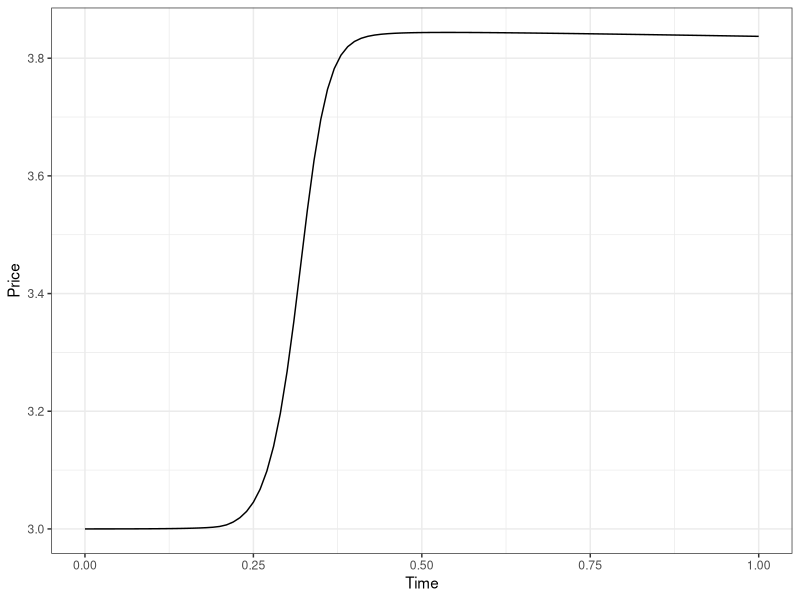

Write the R code that produced this figure. (Note: this script raises an error after producing the figure.)
library(deSolve)
library(ggplot2)
library(tidyverse)

# ============== TAKE ONE ==============

# These parameters are a bit arbitrary, besides b, which is the beta variable in 
# the Gintis paper. However, changing them had no effect on the round 1 results.
parameters <- c(a = 1,
                b = .98,
                c = 1,
                g = 1.1,
                s = 1)

# Similarly, these are arbitrary, just tried with some different initial values 
# to see what happened, including those around the equilibrium. Again, didn't 
# really change the fact that kappa just explodes at some step in 20-50. 
state <- c(p = 3,
           k = 40,
           d = 1,
           s = 1,
           w = 0.6,
           e = 0.9)

economy <- function(t, state, parameters){
  with(as.list(c(state, parameters)),{
  dp <- (1 - b)*(d/s - 1)
  print(dp)
  dk <- a*(w - g*e)
  print(dk)
  dd <- 3-p
  ds <- dp*k+dk*p
  print(d)
  print(s)
  dw <- d/s*(35 - k)
  de <- d/s*(k - 35)
  return(list(c(dp, dk, dd, ds, dw, de)))
})}

times <- seq(0, 1, by=0.01)

out <- ode(y = state, times = times, func = economy, parms = parameters)

# We see a huge explosion in kappa right at the end of the solver's runtime -- 
# no matter what initial conditions, 
tail(out)

# Plotting each variable as a function of time.
out %>%
  as_tibble() %>%
  ggplot(aes(x = time, y = p)) +
  geom_line() +
  theme_bw() + 
  labs(x = "Time", y = "Price")

out %>%
  as_tibble() %>%
  ggplot(aes(x = time, y = n)) +
  geom_line() +
  theme_bw() + 
  labs(x = "Time", y = "Firms")

out %>%
  as_tibble() %>%
  ggplot(aes(x = time, y = k)) +
  geom_line() +
  theme_bw() + 
  labs(x = "Time", y = "Employees")

out %>%
  as_tibble() %>%
  ggplot(aes(x = time, y = e)) +
  geom_line() +
  theme_bw() + 
  labs(x = "Time", y = "Effort")

out %>%
  as_tibble() %>%
  ggplot(aes(x = time, y = w)) +
  geom_line() +
  theme_bw() + 
  labs(x = "Time", y = "Wages")

out %>%
  as_tibble() %>%
  ggplot(aes(x = time, y = kappa)) +
  geom_line() +
  theme_bw() + 
  labs(x = "Time", y = "Kappa")

# I calculated the "equilibrium" Jacobian by hand, on my iPad, and manually 
# inputted it here. I thought this would be easier than doing so on R.

M <- matrix(c(0,0,0,0,.02,0,
              0,0,0,-1,0,0,
              0,0,0,1,0,0,
              0,1,-1.1,0,0,0,
              -1,0,0,0,0,0,
              35,-35,35,-0.1,35,0), nrow = 6, byrow = TRUE)

# These eigenvalues unfortunately were not helpful. All the real parts were 
# zero, which gives us no information on the stability/instability of the 
# system. However, we do know that experimentally, this is not stable. Not even 
# close, really.
eigen(M)


# ============== TAKE TWO ==============

parameters <- c(a = 1,
                b = .98,
                c = 1,
                g = 1.1,
                s = 1)

state <- c(p = 3,
           k = 40,
           n = 10,
           kap = 0.5,
           w = 0.6,
           e = 0.9)

economy <- function(t, state, parameters){
  with(as.list(c(state, parameters)),{
    dp <- (1 - b)*(kap - 1)
    dw <- kap*(35 - k)
    de <- kap*(k - 35)
    dk <- a*(w - g*e)
    dkap <- c/(p*s)
    dn <- p*k*e*kap - w*k
    return(list(c(dp, dw, de, dk, dkappa, dn)))
  })}

times <- seq(0, 100, by=0.01)

out <- ode(y = state, times = times, func = economy, parms = parameters)

# We see a huge explosion in kappa right at the end of the solver's runtime -- 
# no matter what initial conditions, 
tail(out)
